Frame 1 (no input): blank canvas, image omitted
Frame 60 (the mouse pressed at the canvas centre just before this capture): blank canvas, image omitted
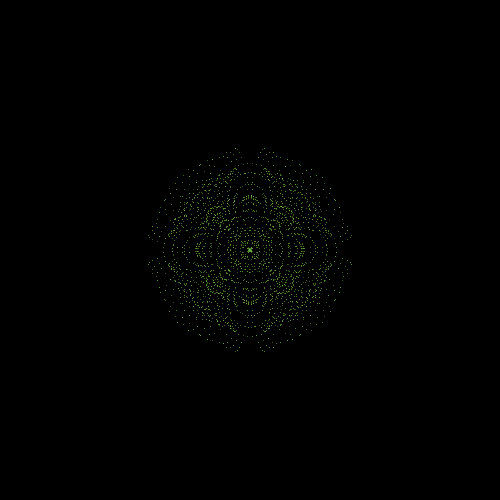
Frame 120 (the mouse held since frame 60 and released just before this capture)

The Processing sketch whose frames 1 and 60 were blank and that drew this single picture after the mouse press (run headless with seeded random() and noise(); from frame 60 on, the mouse is pressed at the canvas centre):

// Processing sketch: processing_67086
// ── processing_67086.pde

Particle[] particles;

void setup() {
  size(500, 500);
  
  particles = new Particle[(width / 10) * (height / 10)];
  
  int cur = 0;
  for(int x = 0; x < (width / 10); x ++) {
    for(int y = 0; y < (height / 10); y ++) {
      particles[cur] = new Particle(5 + x * 10, 5 + y * 10);
      cur ++;
    }
  }
  
  colorMode(HSB, 100, 100, 100, 100);
}

void draw() {
  background(0);
  
  for(int i = 0; i < particles.length; i ++) {
    particles[i].update();
    particles[i].display();
  }
}

class Particle {
  PVector loc;
  PVector vel;
  
  Particle(float x, float y) {
    loc = new PVector(x, y);
    vel = new PVector(0, 0);
  }
  
  void update() {
    PVector acc = new PVector(0, 0);
    
    if(mousePressed) {
      PVector tow = new PVector(mouseX, mouseY);
      PVector dir = PVector.sub(tow, loc);
      
      dir.normalize();
      dir.mult(2);
      acc = dir;
    }
    
    vel.add(acc);
    vel.limit(20);
    vel.mult(0.99);
    
    loc.add(vel);
  }
  
  void display() {
    if(loc.x > 0 && loc.x < width && loc.y > 0 && loc.y < height) {
      stroke((millis() / 100) % 100, random(50, 80), random(40, 90));
      point(loc.x, loc.y);
    }
  }
}
